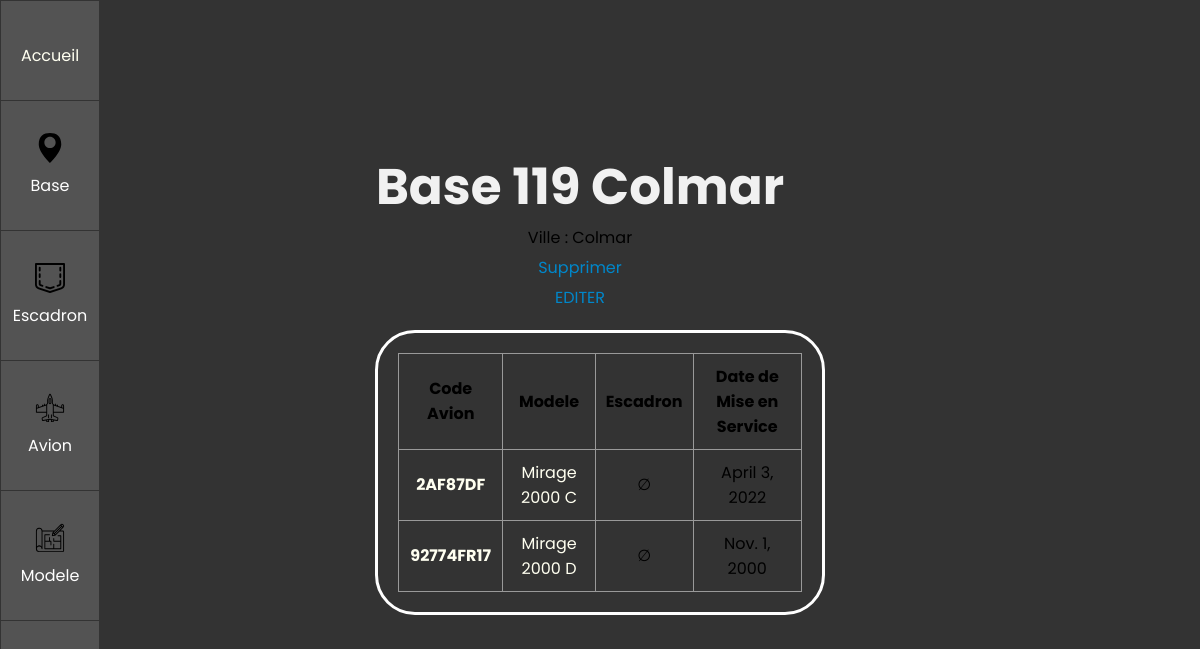
/show/ba/3, run on an earlier commit of the app's database.
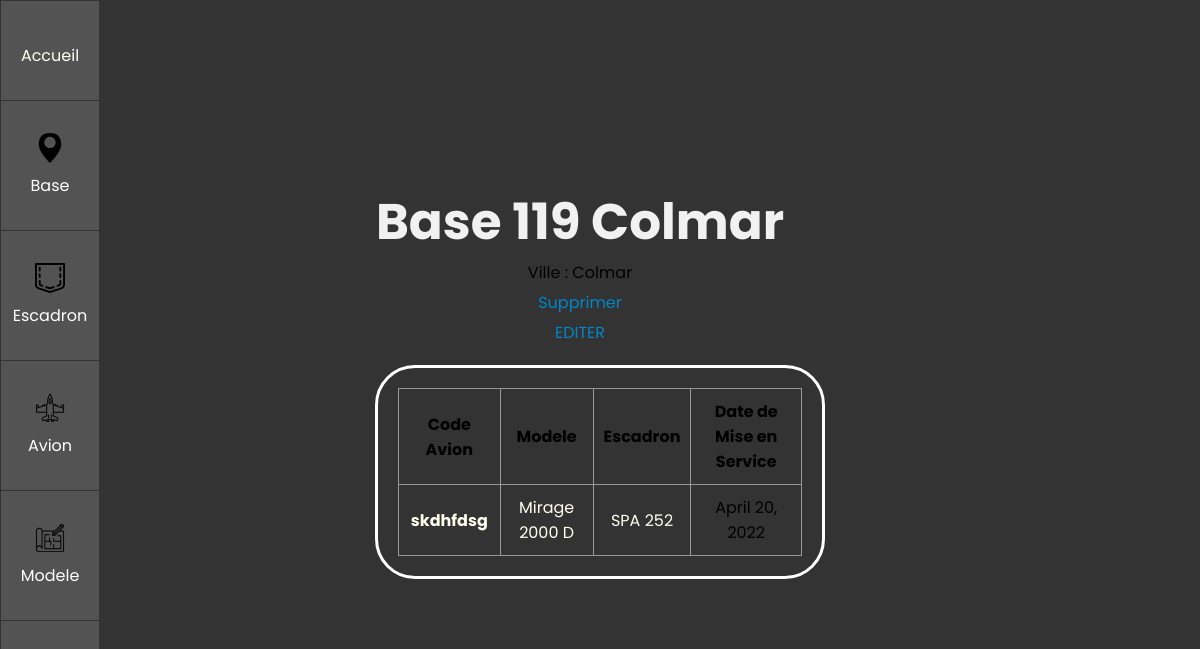
And on a later commit of the database.
### BDD/models.py (models this page shows, shortened)
class Base(models.Model):
    nom = models.CharField(max_length=30,null=True)
    ville = models.CharField(max_length=30,null=True)
    num = models.IntegerField(max_length=5,null=True)

class Avion(models.Model):
    modele = models.ForeignKey(AvionModele, on_delete=models.CASCADE)
    code_avion = models.CharField(max_length=30)
    escadron = models.ForeignKey(Escadron, on_delete=models.SET_NULL,null=True)
    base = models.ForeignKey(Base, on_delete=models.SET_NULL,null=True)
    date_service = models.DateField()

class AvionModele(models.Model):
    nom = models.CharField(max_length=30,null=True)
    def __str__(self):
        return self.nom

class Escadron(models.Model):
    nom =  models.CharField(max_length=30,null=True)
    def __str__(self):
        return self.nom

### BDD/views.py (the view)
# urls.py: path('show/ba/<int:id>',views.show_ba_id),
def show_ba_id(request,id):
    ba = models.Base.objects.all()# queryset pour le squellete
    es = models.Escadron.objects.all() # queryset pour le squellete
    av = models.Avion.objects.all()# queryset pour le squellete
    avm =  models.AvionModele.objects.all()# queryset pour le squellete
    return render(request, 'show_ba_id.html', {"BA" : ba,"ES" : es,"AV" : av,"AVM" : avm,'ID':id}) #request avec toutes les infos et le info pour la page (ID)

### BDD/templates/show_ba_id.html (shortened to what this page needs)
{% extends "main.html" %}
{% block content %}
    {% for base in BA %}
        {% if base.id == ID %}
        <div class="TITRE">
            <h1>Base {{base.num}} {{base.nom}}</h1>
            <p>Ville : {{base.ville}}</p>
            <p><a href="/del/ba/{{base.id}}" class="hover-underline-animation">Supprimer</a></p>
            <p><a href="/up/ba/{{base.id}}" class="hover-underline-animation">EDITER</a></p>
        </div>
        <div class="show_block">
        <table class="table is-fullwidth is-hoverable">
        <thead>
            <tr>
                <th>Code Avion</th>
                <th>Modele</th>
                <th>Escadron</th>
                <th>Date de Mise en Service</th>
              </tr>
        </thead>
        <tbody>
            {% for avion in AV %}
                {% if avion.base == base %}
                <tr>
                    <th><a href="/show/av/{{avion.id}}">{{avion.code_avion}}</a></th>
                    {% for modele in AVM %}
                        {% if avion.modele == modele %}
                        <td><a href="/show/avm/{{modele.id}}">{{avion.modele}}</a></td>
                        {% endif %}
                    {% endfor %}
                    {% for escadron in ES %}
                        {% if avion.escadron == escadron %}
                        <td><a href="/show/avm/{{escadron.id}}">{{avion.escadron}}</a></td>
                        {% else %}
                        <td>∅</td>
                        {% endif %}
                    {% endfor %}
                    <td>{{avion.date_service}}</td>
                </tr>
                </tbody>
                {% endif %}
            {% endfor %}
        </table>
        </div>
        {% endif %}
    {% endfor %}
{% endblock %}

What changed in the data, as far as the page shows it:
removed Avion: code_avion "2AF87DF", modele "Mirage 2000 C", date_service "April 3, 2022"
removed Avion: code_avion "92774FR17", modele "Mirage 2000 D", date_service "Nov. 1, 2000"
added Avion: code_avion "skdhfdsg", modele "Mirage 2000 D", escadron "SPA 252", date_service "April 20, 2022"
